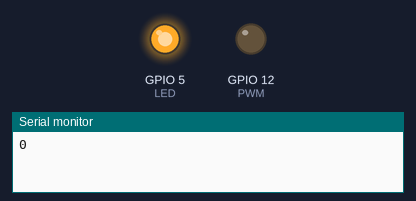
Recording of a program running on a simulated ESP8266 (NodeMCU). On the bench: output pins drawn as LEDs (lit = HIGH), the last lines printed to the serial monitor.

Above: at 0.05 s.
At 3.2 s:
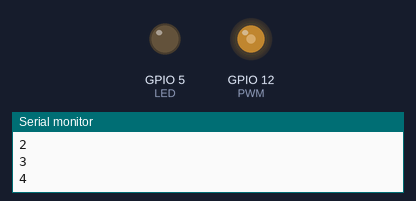
At 4.65 s:
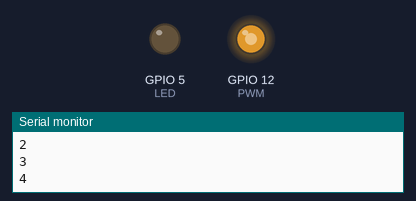
At 6.1 s:
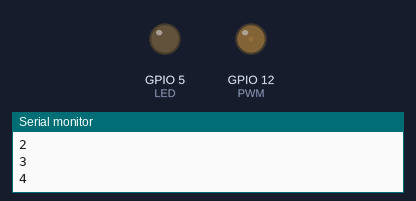
Timing chart, 0 to 8.0 s (numbered marks = the images above):
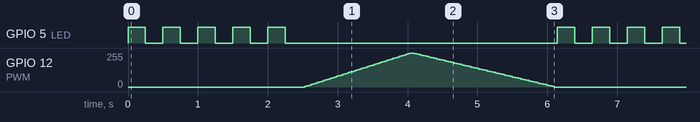

Measured:
- by itself, GPIO 5 (LED): repeats every 6.1 s: 4 × (LOW 0.25 s, HIGH 0.25 s), LOW 3.9 s, HIGH 0.25 s

The program:

main.cpp
```cpp
/*Hola Mundo*/
#include <Arduino.h>

#define LED 5  // LED connected to digital pin 5
#define PWM 12 // LED connected to analog PWM pin 12

int a = 0;

void setup()
{
    pinMode(LED, OUTPUT);
    pinMode(PWM, OUTPUT);
    Serial.begin(9600);
}

void loop()
{
    /*===================== Blink =====================*/
    for (int i = 0; i < 5; i++)
    {
        Serial.println(a++);
        digitalWrite(LED, HIGH);
        delay(250);
        digitalWrite(LED, LOW);
        delay(250);
    }

    /*===================== Fade ======================*/
    // fade in from min to max in increments of 5 points:
    for (int fadeValue = 0; fadeValue <= 255; fadeValue += 5)
    {
        // sets the value (range from 0 to 255):
        analogWrite(PWM, fadeValue);
        // wait for 30 milliseconds to see the dimming effect
        delay(30);
    }

    // fade out from max to min in increments of 5 points:
    for (int fadeValue = 255; fadeValue >= 0; fadeValue -= 5)
    {
        // sets the value (range from 0 to 255):
        analogWrite(PWM, fadeValue);
        // wait for 30 milliseconds to see the dimming effect
        delay(40);
    }
}
```
